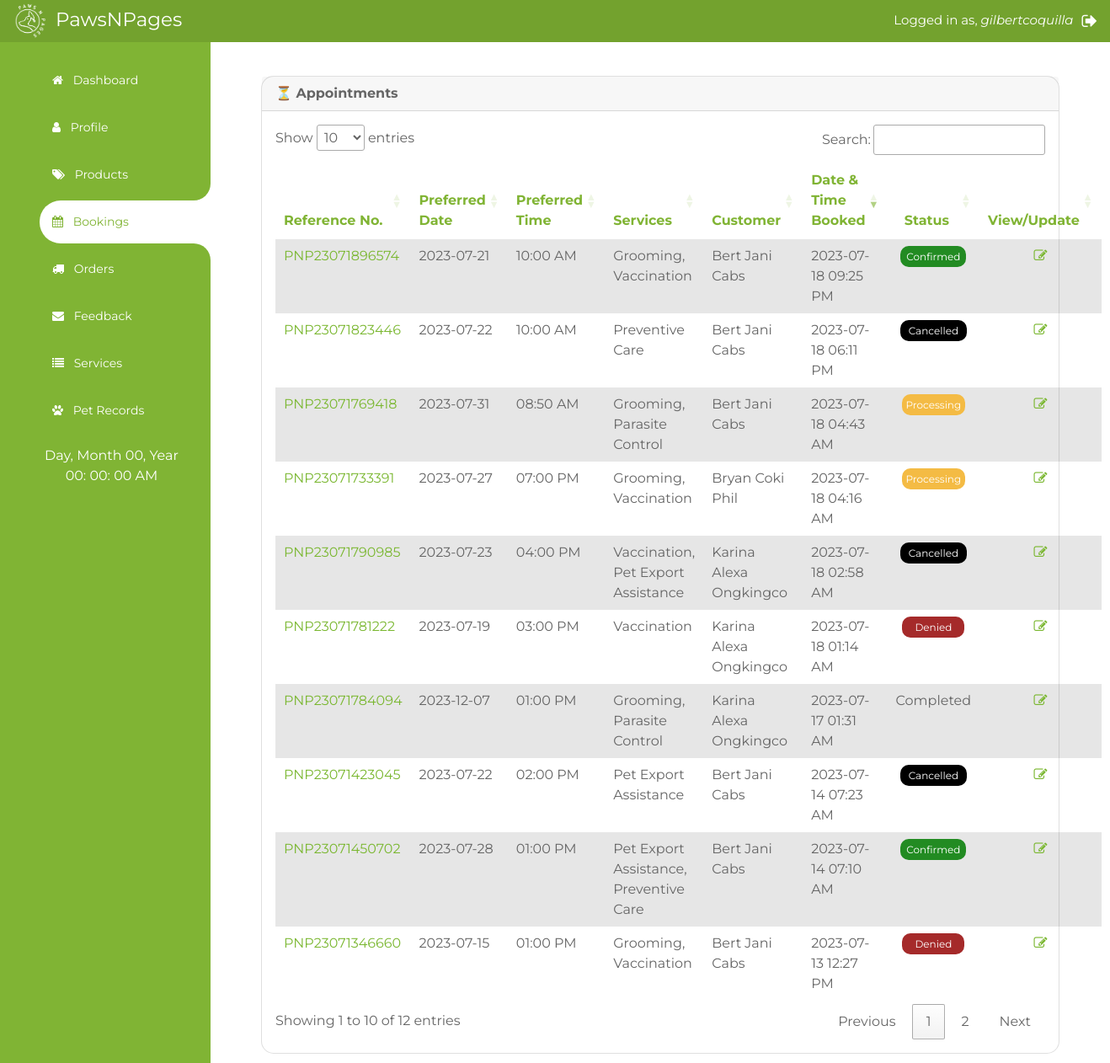
The app's page /bookings.php (signed in) with its own data.
### tables this page shows
CREATE TABLE `users` (
  `UserID` int(11) NOT NULL,
  `FirstName` varchar(100) NOT NULL,
  `MiddleName` varchar(100) NOT NULL,
  `LastName` varchar(100) NOT NULL,
  `ContactNo` varchar(20) NOT NULL,
  `Birth_Date` date DEFAULT NULL,
  `UserType` varchar(50) NOT NULL,
  `Username` varchar(150) NOT NULL,
  `Email` varchar(200) NOT NULL,
  `Password` varchar(100) NOT NULL,
  `DateTimeModified` datetime DEFAULT NULL
);

CREATE TABLE `appointments` (
  `AppointmentID` int(11) NOT NULL,
  `Notes` varchar(1000) DEFAULT NULL,
  `PreferredDate` date NOT NULL,
  `PreferredTime` time NOT NULL,
  `AppointmentStatus` varchar(100) DEFAULT NULL,
  `Remarks` varchar(2000) DEFAULT NULL,
  `AvailedServices` varchar(5000) DEFAULT NULL,
  `UserID` int(11) DEFAULT NULL,
  `Appointment_RefNo` varchar(200) NOT NULL,
  `ClinicID` int(11) DEFAULT NULL,
  `DateTimeBooked` datetime DEFAULT NULL,
  `ReasonCancel` varchar(5000) NOT NULL
);

### bookings.php (the view, shortened to what this page needs)
<?php
include('connection.php');
$userID = $_SESSION["id"];
$usertype = $_SESSION['usertype'];
$ret_ca = mysqli_query($con, "SELECT * FROM users, clinics WHERE users.UserID = clinics.UserID AND clinics.UserID='$userID'");
$row_ca = mysqli_fetch_array($ret_ca);
$clinicID = $row_ca['ClinicID'];
?>
<!DOCTYPE html>
<html lang="en">
<head>
    <link rel="stylesheet" href="https://stackpath.bootstrapcdn.com/bootstrap/4.5.0/css/bootstrap.min.css">
    <link rel="stylesheet" href="https://maxcdn.bootstrapcdn.com/font-awesome/4.7.0/css/font-awesome.min.css">
    <link href="https://cdn.jsdelivr.net/npm/bootstrap-icons@1.4.1/font/bootstrap-icons.css" rel="stylesheet">
    <link href="lib/flaticon/font/flaticon.css" rel="stylesheet">
    <link href="lib/owlcarousel/assets/owl.carousel.min.css" rel="stylesheet">
    <link href="css/bootstrap.min.css" rel="stylesheet">
    <link href="css/style.css" rel="stylesheet">
</head>
<body onload="initClock()">
    <div style="width:100%; height:50px; background-color:#73a22e;">
        <p style="color:white; font-size:23px; padding-left:10px;"><img src="img/logo_white.png" height="50px">&nbsp;PawsNPages
            <?php
            $ret = mysqli_query($con, "SELECT * FROM users WHERE UserID='$userID'");
            while ($row = mysqli_fetch_array($ret)) {
            ?>
                <a href="logout.php" style="color:white; font-size:20px; padding-top:10px; float:right; padding-right:15px;"><i class="fa fa-sign-out"></i></a><a style="color:white; font-size:15px; padding-top:13px; float:right; padding-left:10px; padding-right:10px;">Logged
                    in as, <i>
                        <?php echo $row['Username'] ?>
                    </i></a>&nbsp;&nbsp;
        </p>
    <?php } ?>
    </div>
    <div class="wrapper">
        <div class="side_bar">
            <div class="side_bar_bottom">
                <ul>
                    <li>
                        <a href="dashboard.php"><span class="icon"><i class="fa fa-home"></i></span>
                            <span class="item">Dashboard</span></a>
                    </li>
                    <li>
                        <a href="clinicadmin.php"><span class="icon"><i class="fa fa-user"></i></span>
                            <span class="item">Profile</span></a>
                    </li>
                    <li>
                        <a href="supplies.php"><span class="icon"><i class="fa fa-tags"></i></span>
                            <span class="item">Products</span></a>
                    </li>
                    <li class="active">
                        <span class="top_curve"></span>
                        <a href="bookings.php"><span class="icon"><i class="fa fa-calendar"></i></span>
                            <span class="item">Bookings</span></a>
                        <span class="bottom_curve"></span>
                    </li>
                    <li>
                        <a href="orders_admin.php"><span class="icon"><i class="fa fa-truck"></i></span>
                            <span class="item">Orders</span></a>
                    </li>
                    <li>
                        <a href="feedbacks_admin.php"><span class="icon"><i class="fa fa-envelope"></i></span>
                            <span class="item">Feedback</span></a>
                    </li>
                    <li>
                        <a href="services.php"><span class="icon"><i class="fa fa-list"></i></span>
                            <span class="item">Services</span></a>
                    </li>
                    <li>
                        <a href="petsearch.php"><span class="icon"><i class="fa fa-paw"></i></span>
                            <span class="item">Pet Records</span></a>
                    </li>
                </ul>
                <div class="datetime" style="color:white;  text-align:center;">
                    <div class="date">
                        <span id="dayname">Day</span>,
                        <span id="month">Month</span>
                        <span id="daynum">00</span>,
                        <span id="year">Year</span>
                    </div>
                    <div class="time">
                        <span id="hour">00</span>:
                        <span id="minutes">00</span>:
                        <span id="seconds">00</span>
                        <span id="period">AM</span>
                    </div>
                </div>
            </div>
        </div>
        <?php if ($usertype == 'Clinic Administrator') { ?>
            <div class="main_container">
                <div style="padding-right:30px; padding-left:30px; padding-top:10px;">
                    <div class="card mb-4 mb-xl-0" style="border-radius: 15px;">
                        <div class="card-header userProfile-font"><b>⏳ Appointments</b></div>
                        <div class="card-body text-center">
                            <table class="table table-striped table-hover" style="border:0px; text-align:left;" id="bookings">
                                <thead style="border:0px;">
                                    <tr class="table100-head" style="border:0px;">
                                        <th class="column1" style="border:0px; color:#80b434;">Reference No.</th>
                                        <th class="column1" style="border:0px; color:#80b434;">Preferred Date</th>
                                        <th class="column1" style="border:0px; color:#80b434;">Preferred Time</th>
                                        <th class="column1" style="border:0px; color:#80b434;">Services</th>
                                        <th class="column1" style="border:0px; color:#80b434;">Customer</th>
                                        <th class="column1" style="border:0px; color:#80b434;">Date & Time Booked</th>
                                        <th class="column1" style="border:0px; color:#80b434; text-align:center;">Status</th>
                                        <th class="column1" style="border:0px; color:#80b434; text-align:center;">View/Update</th>
                                    </tr>
                                </thead>
                                <tbody style="border:0px;">
                                    <?php
                                    $ret = mysqli_query($con, "SELECT * FROM appointments, users WHERE appointments.UserID = users.UserID AND appointments.ClinicID='$clinicID'");
                                    $row = mysqli_num_rows($ret);
                                    if ($row > 0) {
                                        while ($row = mysqli_fetch_array($ret)) {
                                            $date = new DateTime($row['DateTimeBooked']);
                                    ?>
                                            <tr style="border:0px;">
                                                <td style="border:0px;"><a href="" appid="<?php echo $row['AppointmentID'] ?>" refno="<?php echo $row['Appointment_RefNo'] ?>" pdate="<?php echo $row['PreferredDate'] ?>" ptime="<?php echo $row['PreferredTime'] ?>" notes="<?php echo $row['Notes'] ?>" services="<?php echo $row['AvailedServices'] ?>" customer="<?php echo $row['FirstName'] . ' ' . $row['MiddleName'] . ' ' . $row['LastName'] ?>" cust_email="<?php echo $row['Email'] ?>" cust_num="<?php echo $row['ContactNo'] ?>" astatus="<?php echo $row['AppointmentStatus'] ?>" aremarks="<?php echo $row['Remarks'] ?>" adtboooked="<?php echo $date->format('Y-m-d h:i A') ?>" reasoncancel="<?php echo $row['ReasonCancel'] ?>" class="edit" title="Edit" data-toggle="modal" data-target="#edit_modal"><?php echo $row['Appointment_RefNo'] ?></a></td>
                                                <td style="border:0px;">
                                                    <?php echo $row['PreferredDate'] ?>
                                                </td>
                                                <td style="border:0px;">
                                                    <?php echo date('h:i A', strtotime($row['PreferredTime'])) ?>
                                                </td>
                                                <td style="border:0px;">
                                                    <?php echo $row['AvailedServices'] ?>
                                                </td>
                                                <td style="border:0px;">
                                                    <?php echo $row['FirstName'] . ' ' . $row['MiddleName'] . ' ' . $row['LastName'] ?>
                                                </td>
                                                <td style="border:0px;">
                                                    <?php echo $date->format('Y-m-d h:i A'); ?>
                                                </td>
                                                <td style="border:0px; text-align:center;">
                                                    <?php $status = $row['AppointmentStatus'];
                                                    if ($status === 'Processing') { ?>
                                                        <a style="color:white; font-size:12px; padding: 5px 5px; border-radius:10px; background-color:#F4BB44;">
                                                            <?php echo $row['AppointmentStatus']; ?>
                                                        </a>
                                                    <?php }
                                                    if ($status === 'Confirmed') { ?>
                                                        <a style="color:white; font-size:12px; padding: 5px 7px; border-radius:10px; background-color:#228B22;">
                                                            <?php echo $row['AppointmentStatus']; ?>
                                                        </a>
                                                    <?php }
                                                    if ($status === 'Denied') { ?>
                                                        <a style="color:white; font-size:12px; padding: 5px 15px;  border-radius:10px; background-color:#A52A2A;">
                                                            <?php echo $row['AppointmentStatus']; ?>
                                                        </a>
                                                    <?php }
                                                    if ($status === 'Cancelled') { ?>
                                                        <a style="color:white; font-size:12px; padding: 5px 10px;  border-radius:10px; background-color:#000000;">
                                                            <?php echo $row['AppointmentStatus']; ?>
                                                        </a>
                                                    <?php }
                                                    if ($status === 'Completed') { ?>
                                                    <?php echo $row['AppointmentStatus'];
                                                    } ?>
                                                </td>
                                                <td style="border:0px; text-align: center;">
                                                    <a href="" appid="<?php echo $row['AppointmentID'] ?>" refno="<?php echo $row['Appointment_RefNo'] ?>" pdate="<?php echo $row['PreferredDate'] ?>" ptime="<?php echo $row['PreferredTime'] ?>" notes="<?php echo $row['Notes'] ?>" services="<?php echo $row['AvailedServices'] ?>" customer="<?php echo $row['FirstName'] . ' ' . $row['MiddleName'] . ' ' . $row['LastName'] ?>" cust_email="<?php echo $row['Email'] ?>" cust_num="<?php echo $row['ContactNo'] ?>" astatus="<?php echo $row['AppointmentStatus'] ?>" aremarks="<?php echo $row['Remarks'] ?>" adtboooked="<?php echo $date->format('Y-m-d h:i A') ?>" reasoncancel="<?php echo $row['ReasonCancel'] ?>" class="edit" title="Edit" data-toggle="modal" data-target="#edit_modal">
                                                        <i class="fa fa-edit"></i>
                                                    </a>
                                                </td>
                                            </tr>
                                        <?php
                                        }
                                    } ?>
                                </tbody>
                            </table>
                        </div>
                    </div>
                </div>
            </div>
        <?php } ?>
        <link rel="stylesheet" type="text/css" href="https://cdn.datatables.net/1.13.4/css/jquery.dataTables.min.css" />
</body>
</html>

### css/style.css (style rules this page uses)
:root { --primary: #7AB730; --secondary: #FFD33C; --light: #F3F3F3; --dark: #212121; }

### bookings.php (style rules this page uses)
* { margin: 0; padding: 0; box-sizing: border-box; outline: none; text-decoration: none; list-style: none; font-family: 'Montserrat', sans-serif; }
.wrapper { background: white; display: flex; }
.side_bar { width: 250px; background: #80b434; }
.main_container { width: calc(100% - 250px); padding: 30px; min-height: 100vh; }
.side_bar .side_bar_bottom { background: #80b434; padding: 20px 0; padding-left: 15px; height: 100%; }
.side_bar .side_bar_bottom ul li { position: relative; }
.side_bar .side_bar_bottom ul li a { display: block; padding: 15px; font-size: 14px; color: white; margin-bottom: 5px; }
.side_bar .side_bar_bottom ul li a .icon { margin-right: 8px; }
.side_bar .side_bar_bottom ul li.active a { background: white; color: #80b434; border-top-left-radius: 25px; border-bottom-left-radius: 25px; }
.side_bar .side_bar_bottom ul li.active .top_curve, .side_bar .side_bar_bottom ul li.active .bottom_curve { position: absolute; left: 0; width: 100%; height: 20px; background: white; }
.side_bar .side_bar_bottom ul li.active .top_curve { top: -20px; }
.side_bar .side_bar_bottom ul li.active .bottom_curve { bottom: -20px; }
.side_bar .side_bar_bottom ul li.active .top_curve:before, .side_bar .side_bar_bottom ul li.active .bottom_curve:before { content: ""; position: absolute; top: 0; left: 0; width: 100%; height: 100%; background: #80b434; }
.side_bar .side_bar_bottom ul li.active .top_curve:before { border-bottom-right-radius: 25px; }
.side_bar .side_bar_bottom ul li.active .bottom_curve:before { border-top-right-radius: 25px; }

### records on screen
users: Username "gilbertcoquilla"
appointments: Appointment_RefNo "PNP23071346660", PreferredDate "2023-07-15", PreferredTime "01:00 PM", AvailedServices "Grooming, Vaccination", UserID.FirstName "Bert", UserID.MiddleName "Jani", UserID.LastName "Cabs", DateTimeBooked "2023-07-13 12:27 PM", AppointmentStatus "Denied"
appointments: Appointment_RefNo "PNP23071450702", PreferredDate "2023-07-28", PreferredTime "01:00 PM", AvailedServices "Pet Export Assistance, Preventive Care", UserID.FirstName "Bert", UserID.MiddleName "Jani", UserID.LastName "Cabs", DateTimeBooked "2023-07-14 07:10 AM", AppointmentStatus "Confirmed"
appointments: Appointment_RefNo "PNP23071423045", PreferredDate "2023-07-22", PreferredTime "02:00 PM", AvailedServices "Pet Export Assistance", UserID.FirstName "Bert", UserID.MiddleName "Jani", UserID.LastName "Cabs", DateTimeBooked "2023-07-14 07:23 AM", AppointmentStatus "Cancelled"
appointments: Appointment_RefNo "PNP23071784094", PreferredDate "2023-12-07", PreferredTime "01:00 PM", AvailedServices "Grooming, Parasite Control", UserID.FirstName "Karina", UserID.MiddleName "Alexa", UserID.LastName "Ongkingco", DateTimeBooked "2023-07-17 01:31 AM", AppointmentStatus "Completed"
appointments: Appointment_RefNo "PNP23071781222", PreferredDate "2023-07-19", PreferredTime "03:00 PM", AvailedServices "Vaccination", UserID.FirstName "Karina", UserID.MiddleName "Alexa", UserID.LastName "Ongkingco", DateTimeBooked "2023-07-18 01:14 AM", AppointmentStatus "Denied"
appointments: Appointment_RefNo "PNP23071790985", PreferredDate "2023-07-23", PreferredTime "04:00 PM", AvailedServices "Vaccination, Pet Export Assistance", UserID.FirstName "Karina", UserID.MiddleName "Alexa", UserID.LastName "Ongkingco", DateTimeBooked "2023-07-18 02:58 AM", AppointmentStatus "Cancelled"
appointments: Appointment_RefNo "PNP23071733391", PreferredDate "2023-07-27", PreferredTime "07:00 PM", AvailedServices "Grooming, Vaccination", UserID.FirstName "Bryan", UserID.MiddleName "Coki", UserID.LastName "Phil", DateTimeBooked "2023-07-18 04:16 AM", AppointmentStatus "Processing"
appointments: Appointment_RefNo "PNP23071769418", PreferredDate "2023-07-31", PreferredTime "08:50 AM", AvailedServices "Grooming, Parasite Control", UserID.FirstName "Bert", UserID.MiddleName "Jani", UserID.LastName "Cabs", DateTimeBooked "2023-07-18 04:43 AM", AppointmentStatus "Processing"
appointments: Appointment_RefNo "PNP23071823446", PreferredDate "2023-07-22", PreferredTime "10:00 AM", AvailedServices "Preventive Care", UserID.FirstName "Bert", UserID.MiddleName "Jani", UserID.LastName "Cabs", DateTimeBooked "2023-07-18 06:11 PM", AppointmentStatus "Cancelled"
appointments: Appointment_RefNo "PNP23071896574", PreferredDate "2023-07-21", PreferredTime "10:00 AM", AvailedServices "Grooming, Vaccination", UserID.FirstName "Bert", UserID.MiddleName "Jani", UserID.LastName "Cabs", DateTimeBooked "2023-07-18 09:25 PM", AppointmentStatus "Confirmed"
